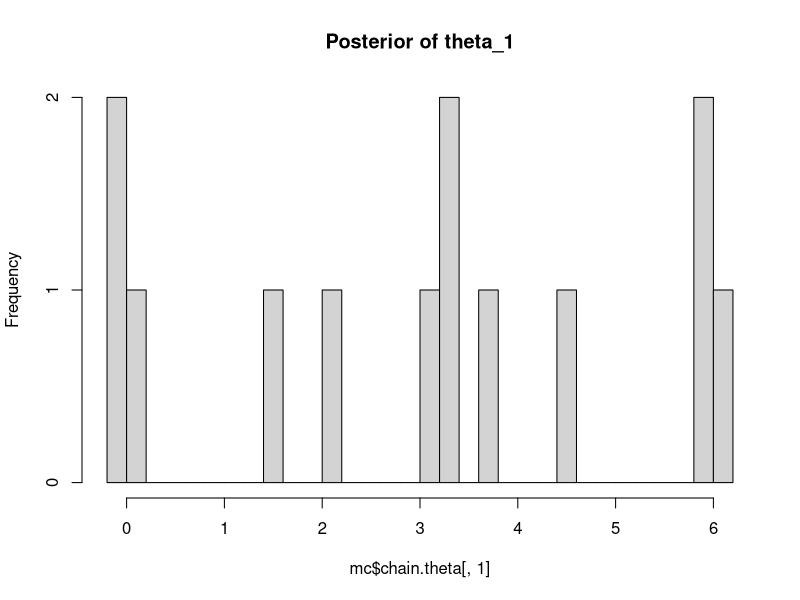
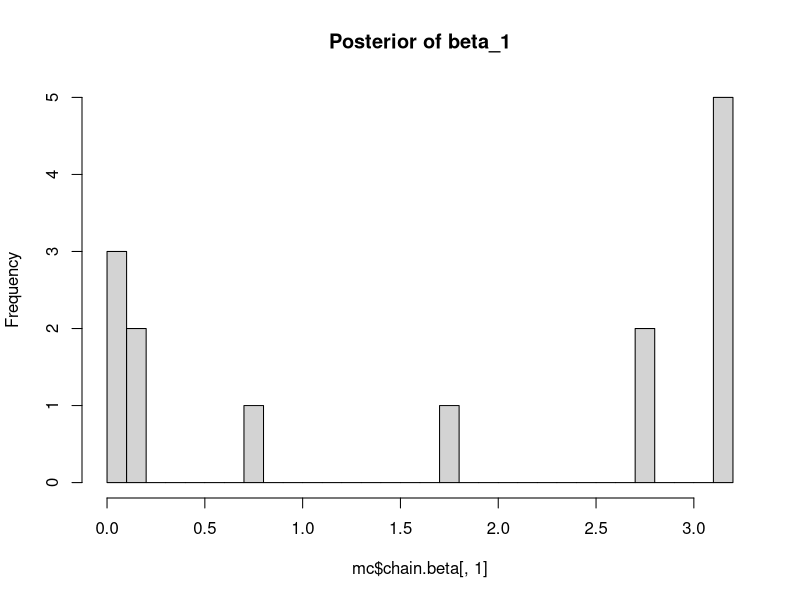
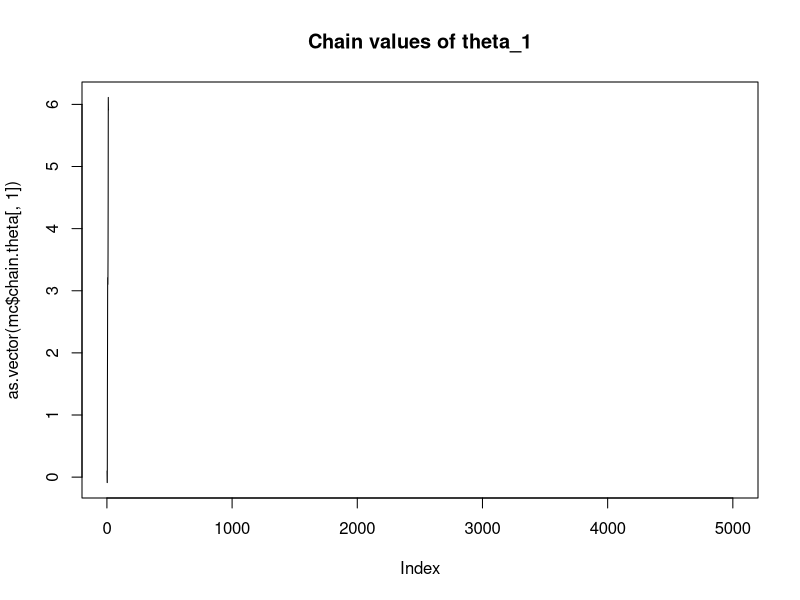
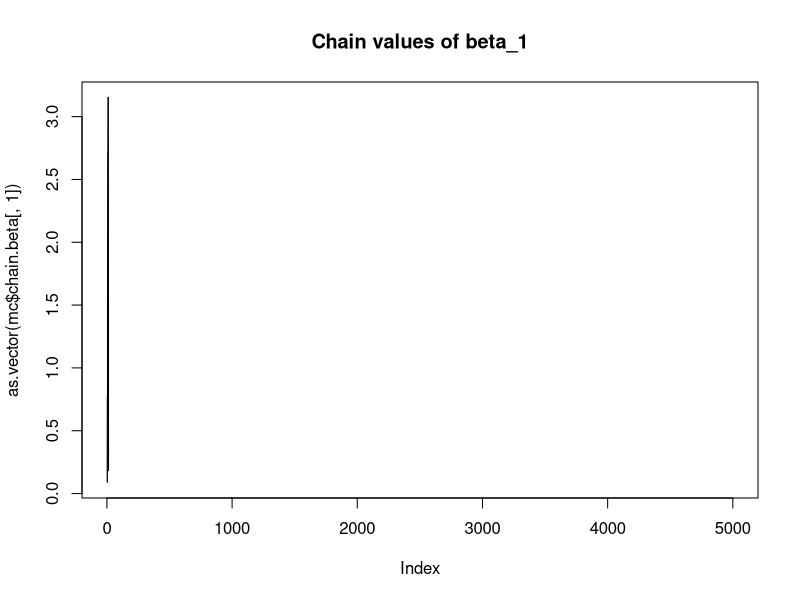

These charts were generated, in order, by the following R code: (Note: this script raises an error after producing the figures.)
library(ggplot2)
library(MCMCpack)
set.seed(62)
#DATA SIMULATION
rasch.modeling <- function(persons, items) {
  temp <- matrix(rep(items, length(persons)), ncol = length(persons))
  exp_index <- t(apply(temp, 1, '-', persons))
  probabilities <- 1 / (1 + exp(exp_index))
  output <- list()
  output$items <- items
  output$persons <- persons
  output$data <- matrix(apply(probabilities, 1, function(x) as.numeric(runif(1) > x)), ncol = length(persons))
  output
}
npersons <- 100
nitems <- 20
items <- rnorm(nitems, 0, 1)
persons <- rnorm(npersons)
rmdata <- rasch.modeling(persons, items)
X <- rmdata$data

probability <- function(beta, theta) {
  return(1 / (1 + exp(beta - theta)))
}

# loglikelihood of the data
data.like <- function(param, data){
  theta <- param[1] # person ability
  b <- param[2] # item difficulty
  p <- exp(theta - b)/(1 + exp(theta - b))
  y <- data # data
  # log likelihood
  like <- sum(y*log(p) + (1 - y)*log(1 - p)) 
  return(like)
}

theta.prior <- function(mean = 0, sd = 1, val){
  mu <- mean # prior mean
  s <- sd # prior standard deviation
  y <- val # observed "x" value from prior
  prior <- dnorm(x = y, mean = mu, sd = s) 
  return(prior)
}

b.prior <- function(mean = 0, sd = 1, val){
  mu <- mean
  s <- sd
  y <- val
  prior <- dnorm(x = y, mean = mu, sd = s)
  return(prior)
} 

# proposal, centered around the current value of the chain
prop.theta <- function(current){
  proposal <- rnorm(current, mean = current, sd = 1)
  return(proposal)
}

prop.beta <- function(current){
  proposal <- rnorm(current, mean = current, sd = 1)
  return(proposal)
}

acceptance <- function(proposal, chain.theta, chain.beta, X, mode) {
  P <- outer(chain.beta, chain.theta, probability)
  nitems <- length(chain.beta)
  npersons <- length(chain.theta)
  if (mode == 0) {
    n <- npersons
    P.proposal <- outer(chain.beta, proposal, probability)
    cond.prob.current <- exp(colSums(log(P) * X + log(1 - P)*(1 - X)))
    cond.prob.proposal <- exp(colSums(log(P.proposal) * X + log(1 - P.proposal)*(1 - X)))
  } else {
    n <- nitems
    P.proposal <- outer(proposal, chain.theta, probability)
    cond.prob.current <- exp(rowSums(log(P) * X + log(1 - P)*(1 - X)))
    cond.prob.proposal <- exp(rowSums(log(P.proposal) * X + log(1 - P.proposal)*(1 - X)))
  }
  ratio <- cond.prob.proposal*theta.prior(val = proposal)/(cond.prob.current*b.prior(val = chain.beta))
  if ((length(ratio[is.nan(ratio)])) == 0) print(ratio)
  return(pmin(ratio, rep(1,n)))
}


#GS alg
rasch.gs <- function(startvalue.theta, startvalue.beta, iterations, data, nitems, npersons) {
  X <- data
  chain.beta <- array(dim = c(iterations + 1, nitems))
  chain.theta <- array(dim = c(iterations + 1, npersons))
  chain.beta[1,] <- startvalue.beta 
  chain.theta[1,] <- startvalue.theta
  # iterations
  for (i in 2:iterations) {
    t.proposal <- prop.theta(chain.theta[i - 1,]) # sample a new value for theta
    b.proposal <- prop.beta(chain.beta[i - 1,])
    chain.theta[i,] <- ifelse(acceptance(t.proposal, chain.theta[i - 1,], chain.beta[i - 1,], X, 0) < runif(1), 
           t.proposal,
           chain.theta[i - 1,])
    chain.beta[i,] <- ifelse(acceptance(b.proposal, chain.theta[i - 1,], chain.beta[i - 1,], X, 1) < runif(1),
           b.proposal,
           chain.beta[i - 1,])
  }
  list <- list("chain.theta" = mcmc(chain.theta), "chain.beta" = mcmc(chain.beta))
  return(list)
}

startvalue.theta <- rep(0.1, npersons)
startvalue.beta <- rep(0.1, nitems)
iterations <- 5000

mc <- rasch.gs(startvalue.theta, startvalue.beta, iterations, X, nitems, npersons)

par(mfrow = c(1,1))
burnIn <- 25
hist(mc$chain.theta[, 1],nclass = 30, main = "Posterior of theta_1")
abline(v = mean(mc$chain.theta[,1]), col = "red")
hist(mc$chain.beta[,1],nclass = 30, main = "Posterior of beta_1")
abline(v = mean(mc$chain.beta[,1]), col = "red")
plot(as.vector(mc$chain.theta[,1]), type = "l", main = "Chain values of theta_1" )
plot(as.vector(mc$chain.beta[,1]), type = "l",  main = "Chain values of beta_1" )
print(mc$chain.theta[1:burnIn, 1])
print(mc$chain.beta[1:burnIn, 1])
fitdistr(mc$chain.theta[burnIn,], "normal")
fitdistr(mc$chain.beta[burnIn,], "normal")
